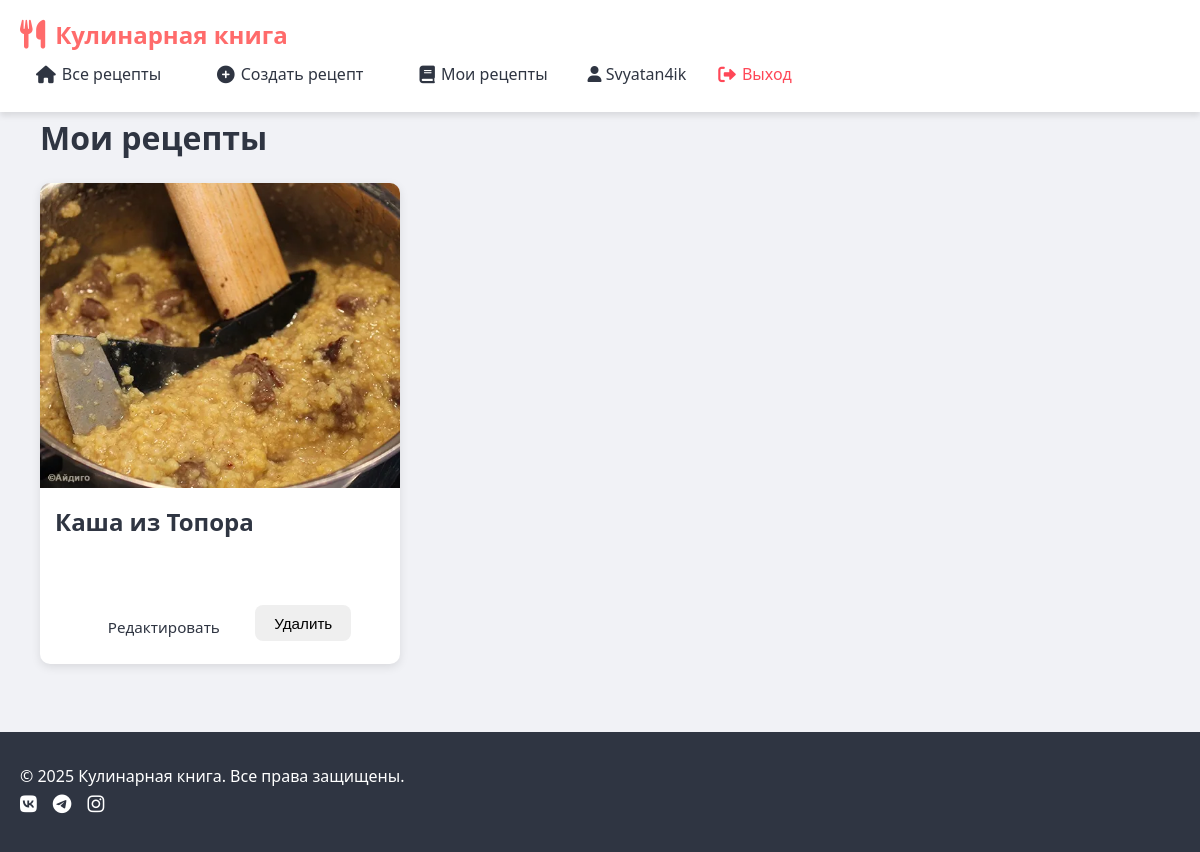
Page /my-recipes (signed in) on the committed database.
### main.py (models this page shows)
class Recipe(db.Model):
    id = db.Column(db.Integer, primary_key=True)
    title = db.Column(db.String(100), nullable=False)
    ingredients = db.Column(db.Text, nullable=False)
    instructions = db.Column(db.Text, nullable=False)
    image = db.Column(db.String(100))  # Это поле должно быть
    author_id = db.Column(db.Integer, db.ForeignKey('user.id'), nullable=False)

### main.py (the view)
@app.route('/my-recipes')
def my_recipes():
    if 'user_id' not in session:
        return redirect(url_for('login'))
    recipes = Recipe.query.filter_by(author_id=session['user_id']).all()
    return render_template('my_recipes.html', recipes=recipes)

### templates/my_recipes.html
{% extends "base.html" %}
{% block content %}
<div class="container">
    <h1>Мои рецепты</h1>
    {% if not recipes %}
        <p>У вас пока нет рецептов. <a href="{{ url_for('create_recipe') }}">Создать первый рецепт</a></p>
    {% else %}
        <div class="recipe-list">
            {% for recipe in recipes %}
            <div class="recipe-card">
                {% if recipe.image %}
                <img src="{{ url_for('static', filename=recipe.image) }}" alt="{{ recipe.title }}">
                {% endif %}
                <div class="recipe-content">
                    <h2>{{ recipe.title }}</h2>
                    <div class="recipe-actions">
                        <a href="{{ url_for('edit_recipe', recipe_id=recipe.id) }}" class="btn btn-edit">Редактировать</a>
                        <form action="{{ url_for('delete_recipe', recipe_id=recipe.id) }}" method="POST" class="delete-form">
                            <button type="submit" class="btn btn-delete">Удалить</button>
                        </form>
                    </div>
                </div>
            </div>
            {% endfor %}
        </div>
    {% endif %}
</div>
{% endblock %}

### static/css/style.css (style rules this page uses)
:root { --primary: #ff6b6b; --primary-dark: #ff4757; --secondary: #4ecdc4; --dark: #2f3542; --light: #f1f2f6; --gray: #a4b0be; --success: #2ed573; --danger: #ff4757; --warning: #ffa502; --white: #ffffff; --shadow: 0 4px 6px rgba(0, 0, 0, 0.1); --radius: 8px; --transition: all 0.3s ease; }
* { margin: 0; padding: 0; box-sizing: border-box; }
body { font-family: 'Segoe UI', Tahoma, Geneva, Verdana, sans-serif; line-height: 1.6; color: var(--dark); background-color: var(--light); min-height: 100vh; display: flex; flex-direction: column; }
a { text-decoration: none; color: inherit; }
.container { width: 100%; max-width: 1200px; margin: 0 auto; padding: 0 20px; }
.recipe-list { display: grid; grid-template-columns: repeat(auto-fill, minmax(300px, 1fr)); gap: 2rem; margin-top: 2rem; }
.recipe-card { background: var(--white); border-radius: var(--radius); overflow: hidden; box-shadow: var(--shadow); transition: var(--transition); display: flex; flex-direction: column; }
.recipe-content { padding: 1.5rem; flex: 1; display: flex; flex-direction: column; }
.recipe-actions { display: flex; gap: 0.5rem; }
.btn { display: inline-flex; align-items: center; gap: 6px; padding: 0.6rem 1.2rem; border-radius: var(--radius); font-weight: 500; cursor: pointer; transition: var(--transition); border: none; font-size: 0.95rem; }
.recipe-list { display: grid; grid-template-columns: repeat(auto-fill, minmax(300px, 1fr)); gap: 20px; margin: 20px 0; }
.recipe-card { display: block; color: inherit; text-decoration: none; background: white; border-radius: 8px; overflow: hidden; box-shadow: 0 2px 8px rgba(0,0,0,0.1); transition: transform 0.3s ease, box-shadow 0.3s ease; }
@media (max-width: 1200px) { .recipe-list { grid-template-columns: repeat(3, 1fr); } }
.recipe-content { display: grid; grid-template-columns: 1fr 2fr; gap: 2rem; }
.recipe-actions { display: flex; gap: 1rem; margin-top: 2rem; justify-content: center; }
.recipe-card { display: flex; flex-direction: column; background: white; border-radius: 10px; overflow: hidden; box-shadow: 0 3px 10px rgba(0, 0, 0, 0.1); transition: all 0.3s ease; text-decoration: none; color: inherit; }
.recipe-content { padding: 15px; flex: 1; display: flex; flex-direction: column; }

### rows in the picture
Recipe: image (picture), title "Каша из Топора"

### other values in the picture
{{ session['username'] }} "Svyatan4ik"
